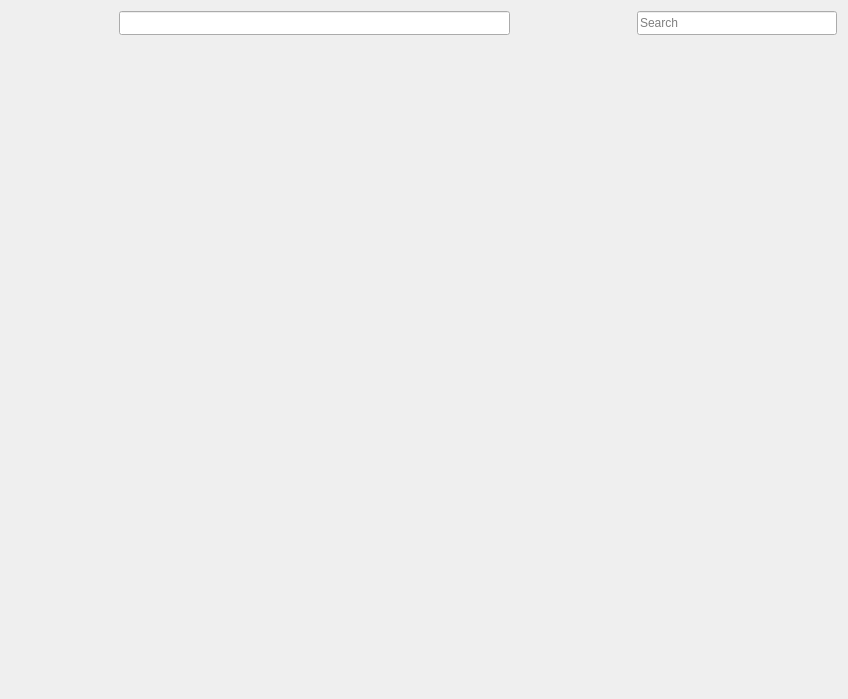
<?xml version="1.0" encoding="UTF-8"?>
<ui version="4.0">
 <class>PageContentWidget</class>
 <widget class="QWidget" name="PageContentWidget">
  <property name="geometry">
   <rect>
    <x>0</x>
    <y>0</y>
    <width>848</width>
    <height>699</height>
   </rect>
  </property>
  <layout class="QVBoxLayout" name="verticalLayout">
   <item>
    <layout class="QHBoxLayout" name="horizontalLayout" stretch="0,12,1,0,1,0">
     <property name="spacing">
      <number>6</number>
     </property>
     <property name="leftMargin">
      <number>0</number>
     </property>
     <property name="topMargin">
      <number>0</number>
     </property>
     <property name="rightMargin">
      <number>0</number>
     </property>
     <property name="bottomMargin">
      <number>0</number>
     </property>
     <item>
      <layout class="QHBoxLayout" name="horizontalLayout_3">
       <property name="spacing">
        <number>2</number>
       </property>
       <item>
        <widget class="QPushButton" name="backButton">
         <property name="enabled">
          <bool>true</bool>
         </property>
         <property name="minimumSize">
          <size>
           <width>24</width>
           <height>24</height>
          </size>
         </property>
         <property name="maximumSize">
          <size>
           <width>24</width>
           <height>24</height>
          </size>
         </property>
         <property name="icon">
          <iconset resource="../Resources/BaseClient.qrc">
           <normaloff>:/Icons/NavBack.png</normaloff>:/Icons/NavBack.png</iconset>
         </property>
         <property name="iconSize">
          <size>
           <width>20</width>
           <height>20</height>
          </size>
         </property>
         <property name="flat">
          <bool>true</bool>
         </property>
        </widget>
       </item>
       <item>
        <widget class="QPushButton" name="forwardButton">
         <property name="enabled">
          <bool>true</bool>
         </property>
         <property name="minimumSize">
          <size>
           <width>24</width>
           <height>24</height>
          </size>
         </property>
         <property name="maximumSize">
          <size>
           <width>24</width>
           <height>24</height>
          </size>
         </property>
         <property name="icon">
          <iconset resource="../Resources/BaseClient.qrc">
           <normaloff>:/Icons/NavForward.png</normaloff>:/Icons/NavForward.png</iconset>
         </property>
         <property name="iconSize">
          <size>
           <width>20</width>
           <height>20</height>
          </size>
         </property>
         <property name="flat">
          <bool>true</bool>
         </property>
        </widget>
       </item>
       <item>
        <widget class="QPushButton" name="refreshButton">
         <property name="minimumSize">
          <size>
           <width>24</width>
           <height>24</height>
          </size>
         </property>
         <property name="maximumSize">
          <size>
           <width>24</width>
           <height>24</height>
          </size>
         </property>
         <property name="icon">
          <iconset resource="../Resources/BaseClient.qrc">
           <normaloff>:/Icons/NavRefresh.png</normaloff>:/Icons/NavRefresh.png</iconset>
         </property>
         <property name="iconSize">
          <size>
           <width>20</width>
           <height>20</height>
          </size>
         </property>
         <property name="flat">
          <bool>true</bool>
         </property>
        </widget>
       </item>
       <item>
        <widget class="QPushButton" name="homeButton">
         <property name="minimumSize">
          <size>
           <width>24</width>
           <height>24</height>
          </size>
         </property>
         <property name="maximumSize">
          <size>
           <width>24</width>
           <height>24</height>
          </size>
         </property>
         <property name="icon">
          <iconset resource="../Resources/BaseClient.qrc">
           <normaloff>:/Icons/NavHome.png</normaloff>:/Icons/NavHome.png</iconset>
         </property>
         <property name="iconSize">
          <size>
           <width>20</width>
           <height>20</height>
          </size>
         </property>
         <property name="flat">
          <bool>true</bool>
         </property>
        </widget>
       </item>
      </layout>
     </item>
     <item>
      <widget class="QLineEdit" name="urlEdit">
       <property name="minimumSize">
        <size>
         <width>0</width>
         <height>24</height>
        </size>
       </property>
       <property name="dragEnabled">
        <bool>true</bool>
       </property>
      </widget>
     </item>
     <item>
      <spacer name="horizontalSpacer_2">
       <property name="orientation">
        <enum>Qt::Horizontal</enum>
       </property>
       <property name="sizeHint" stdset="0">
        <size>
         <width>40</width>
         <height>20</height>
        </size>
       </property>
      </spacer>
     </item>
     <item>
      <layout class="QHBoxLayout" name="horizontalLayout_4">
       <property name="spacing">
        <number>2</number>
       </property>
       <item>
        <widget class="QPushButton" name="smallIconButton">
         <property name="enabled">
          <bool>true</bool>
         </property>
         <property name="minimumSize">
          <size>
           <width>24</width>
           <height>24</height>
          </size>
         </property>
         <property name="maximumSize">
          <size>
           <width>24</width>
           <height>24</height>
          </size>
         </property>
         <property name="icon">
          <iconset resource="../Resources/BaseClient.qrc">
           <normaloff>:/Icons/BrowseSmallIcon.png</normaloff>:/Icons/BrowseSmallIcon.png</iconset>
         </property>
         <property name="iconSize">
          <size>
           <width>20</width>
           <height>20</height>
          </size>
         </property>
         <property name="flat">
          <bool>true</bool>
         </property>
        </widget>
       </item>
       <item>
        <widget class="QPushButton" name="largeIconButton">
         <property name="enabled">
          <bool>true</bool>
         </property>
         <property name="minimumSize">
          <size>
           <width>24</width>
           <height>24</height>
          </size>
         </property>
         <property name="maximumSize">
          <size>
           <width>24</width>
           <height>24</height>
          </size>
         </property>
         <property name="icon">
          <iconset resource="../Resources/BaseClient.qrc">
           <normaloff>:/Icons/BrowseLargeIcon.png</normaloff>:/Icons/BrowseLargeIcon.png</iconset>
         </property>
         <property name="iconSize">
          <size>
           <width>20</width>
           <height>20</height>
          </size>
         </property>
         <property name="flat">
          <bool>true</bool>
         </property>
        </widget>
       </item>
      </layout>
     </item>
     <item>
      <spacer name="horizontalSpacer">
       <property name="orientation">
        <enum>Qt::Horizontal</enum>
       </property>
       <property name="sizeHint" stdset="0">
        <size>
         <width>40</width>
         <height>20</height>
        </size>
       </property>
      </spacer>
     </item>
     <item>
      <widget class="QLineEdit" name="searchEdit">
       <property name="sizePolicy">
        <sizepolicy hsizetype="Preferred" vsizetype="Fixed">
         <horstretch>0</horstretch>
         <verstretch>0</verstretch>
        </sizepolicy>
       </property>
       <property name="minimumSize">
        <size>
         <width>200</width>
         <height>24</height>
        </size>
       </property>
       <property name="maximumSize">
        <size>
         <width>200</width>
         <height>16777215</height>
        </size>
       </property>
       <property name="placeholderText">
        <string>Search</string>
       </property>
      </widget>
     </item>
    </layout>
   </item>
   <item>
    <layout class="QHBoxLayout" name="horizontalLayout_2" stretch="1,0">
     <property name="spacing">
      <number>2</number>
     </property>
     <item>
      <widget class="QStackedWidget" name="stackedWidget"/>
     </item>
     <item>
      <widget class="CategoryFilterWidget" name="filterWidget" native="true"/>
     </item>
    </layout>
   </item>
  </layout>
 </widget>
 <customwidgets>
  <customwidget>
   <class>CategoryFilterWidget</class>
   <extends>QWidget</extends>
   <header>CategoryFilterWidget.h</header>
   <container>1</container>
  </customwidget>
 </customwidgets>
 <resources>
  <include location="../Resources/BaseClient.qrc"/>
 </resources>
 <connections/>
</ui>
